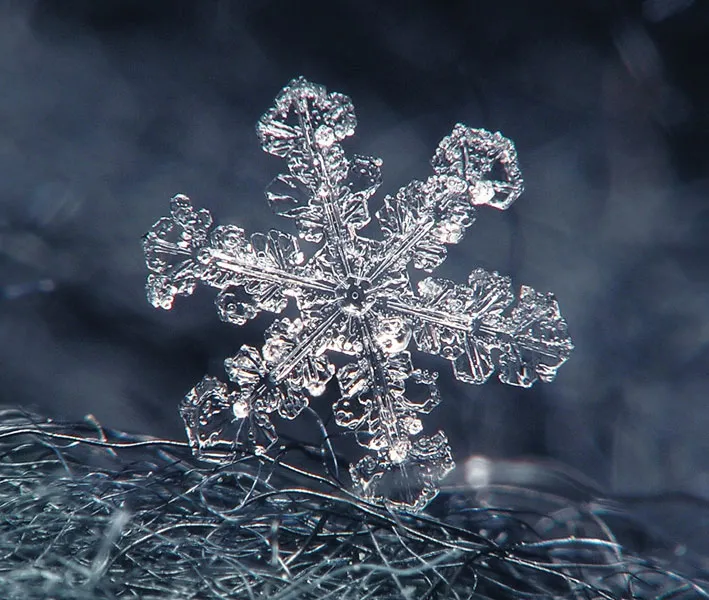
#> input picture snow.jpg, 709 x 600 px
$ python main.py
#> lines starting #> are read from the running program, lines starting #| are printed output that depends on the picture; after the words box and inside, x2 and y2 are one past the last pixel; in counts of white or black regions, pixels touching at a corner belong together
import cv2
color_image =cv2.imread('snow.jpg')
#> color_image is the input picture: shape (600, 709, 3); mean B, G, R 89.8, 74.9, 65.2
print (color_image.shape)
#| (600, 709, 3)
grayscale_image = cv2.cvtColor(color_image, cv2.COLOR_BGR2GRAY)
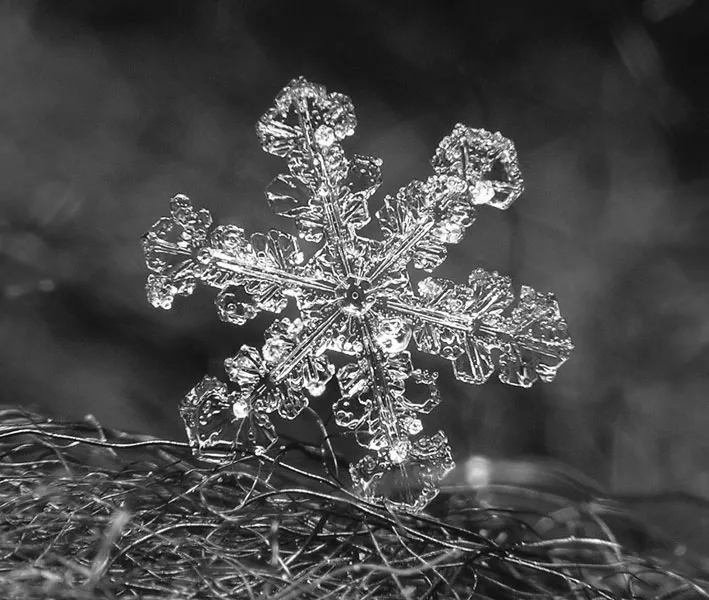
#> grayscale_image: shape (600, 709); min 0, max 255, mean 73.8

#cv2.imshow('grayscale image',grayscale_image)
_, binary_image = cv2.threshold(grayscale_image, 100,150, cv2.THRESH_BINARY)
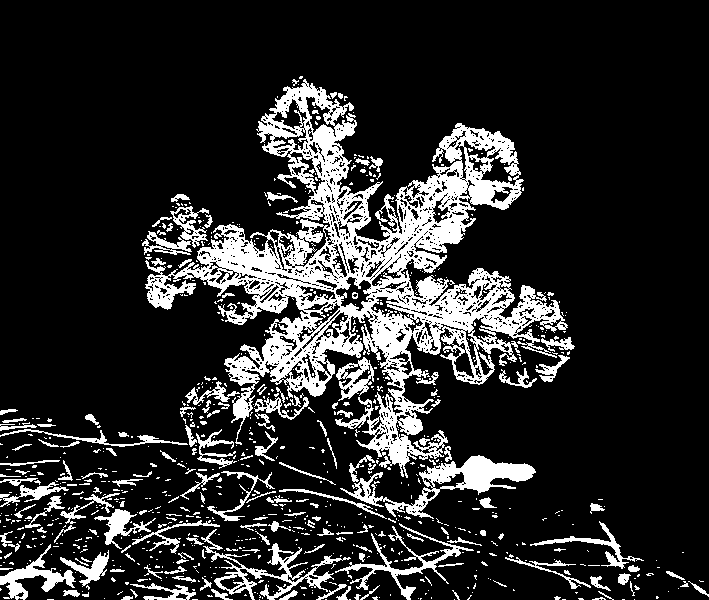
#> binary_image: shape (600, 709); values 0 (black) and 150 (white), 16.9% white; 870 white regions (703 under 20 px), largest, box (x1, y1, x2, y2) and area: (145, 79, 568, 478) 44304, (340, 455, 536, 519) 3302, (201, 529, 351, 600) 1972
#cv2.imshow('grayscale image',grayscale_image)
cv2.imshow('binary image',binary_image)
cv2.waitKey(0)
